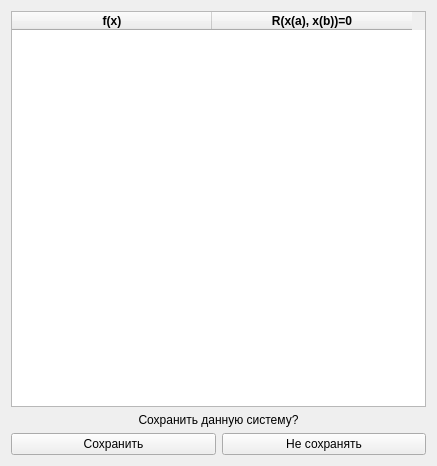
<?xml version="1.0" encoding="UTF-8"?>
<ui version="4.0">
 <class>Form</class>
 <widget class="QWidget" name="Form">
  <property name="geometry">
   <rect>
    <x>0</x>
    <y>0</y>
    <width>437</width>
    <height>466</height>
   </rect>
  </property>
  <property name="windowTitle">
   <string>Сохранение системы</string>
  </property>
  <layout class="QVBoxLayout" name="verticalLayout">
   <item>
    <widget class="QTableWidget" name="tablle">
     <attribute name="horizontalHeaderVisible">
      <bool>true</bool>
     </attribute>
     <attribute name="horizontalHeaderCascadingSectionResizes">
      <bool>false</bool>
     </attribute>
     <attribute name="horizontalHeaderDefaultSectionSize">
      <number>200</number>
     </attribute>
     <attribute name="horizontalHeaderHighlightSections">
      <bool>true</bool>
     </attribute>
     <column>
      <property name="text">
       <string>f(x)</string>
      </property>
      <property name="font">
       <font>
        <weight>75</weight>
        <bold>true</bold>
       </font>
      </property>
     </column>
     <column>
      <property name="text">
       <string>R(x(a), x(b))=0</string>
      </property>
      <property name="font">
       <font>
        <weight>75</weight>
        <bold>true</bold>
       </font>
      </property>
     </column>
    </widget>
   </item>
   <item>
    <widget class="QLabel" name="label">
     <property name="layoutDirection">
      <enum>Qt::LeftToRight</enum>
     </property>
     <property name="text">
      <string>Сохранить данную систему?</string>
     </property>
     <property name="alignment">
      <set>Qt::AlignCenter</set>
     </property>
    </widget>
   </item>
   <item>
    <layout class="QHBoxLayout" name="horizontalLayout">
     <item>
      <widget class="QPushButton" name="yes">
       <property name="text">
        <string>Сохранить</string>
       </property>
      </widget>
     </item>
     <item>
      <widget class="QPushButton" name="no">
       <property name="text">
        <string>Не сохранять</string>
       </property>
      </widget>
     </item>
    </layout>
   </item>
  </layout>
 </widget>
 <resources/>
 <connections/>
</ui>
